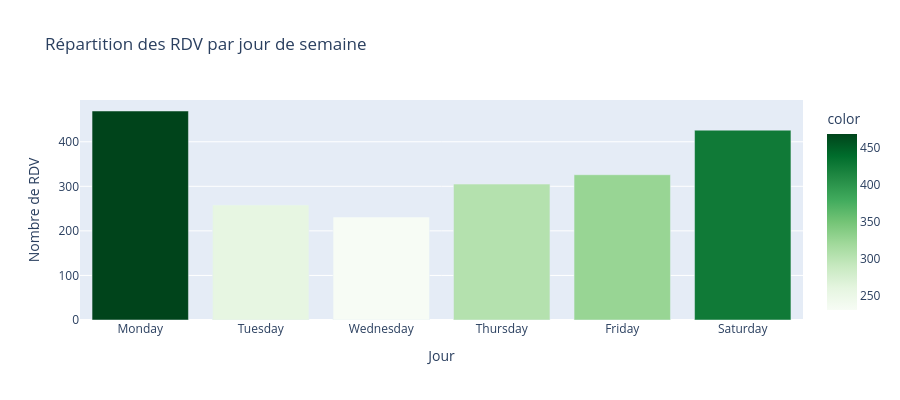

Here is the notebook cell this chart was saved with:
### Markdown cell above
## 2. Effets réalistes attendus

Le dictionnaire de données annonce plusieurs effets réalistes :
- Pics de demande le **lundi** et le **samedi**, surtout le matin
- Hausse d'activité de **juillet à septembre** (saison des pluies)
- Taux d'absence d'environ **14 %**, plus élevé quand le délai est long et le patient non confirmé

### Code cell
jours_ordre = ["Monday", "Tuesday", "Wednesday", "Thursday", "Friday", "Saturday"]
repartition = df.groupby("jour_semaine").size().reindex(jours_ordre)

fig = px.bar(
    x=repartition.index, y=repartition.values,
    labels={"x": "Jour", "y": "Nombre de RDV"},
    title="Répartition des RDV par jour de semaine",
    color=repartition.values, color_continuous_scale="Greens",
)
fig.update_layout(showlegend=False, height=400)
fig.show()

### Figure 1 — Plotly figure (JSON) as saved in the notebook; plotly's stock layout.template omitted (floating-point values rounded to 4 significant figures)
{"data": [{"hovertemplate": "Jour=%{x}<br>Nombre de RDV=%{y}<br>color=%{marker.color}<extra></extra>", "legendgroup": "", "marker": {"color": [469, 258, 231, 305, 326, 426], "coloraxis": "coloraxis", "pattern": {"shape": ""}}, "name": "", "orientation": "v", "showlegend": false, "textposition": "auto", "type": "bar", "x": ["Monday", "Tuesday", "Wednesday", "Thursday", "Friday", "Saturday"], "xaxis": "x", "y": [469, 258, 231, 305, 326, 426], "yaxis": "y"}], "layout": {"barmode": "relative", "coloraxis": {"autocolorscale": false, "colorbar": {"title": {"text": "color"}}, "colorscale": [[0, "rgb(247,252,245)"], [0.125, "rgb(229,245,224)"], [0.25, "rgb(199,233,192)"], [0.375, "rgb(161,217,155)"], [0.5, "rgb(116,196,118)"], [0.625, "rgb(65,171,93)"], [0.75, "rgb(35,139,69)"], [0.875, "rgb(0,109,44)"], [1, "rgb(0,68,27)"]]}, "height": 400, "legend": {"tracegroupgap": 0}, "showlegend": false, "title": {"text": "Répartition des RDV par jour de semaine"}, "xaxis": {"anchor": "y", "domain": [0, 1], "title": {"text": "Jour"}}, "yaxis": {"anchor": "x", "domain": [0, 1], "title": {"text": "Nombre de RDV"}}}}
